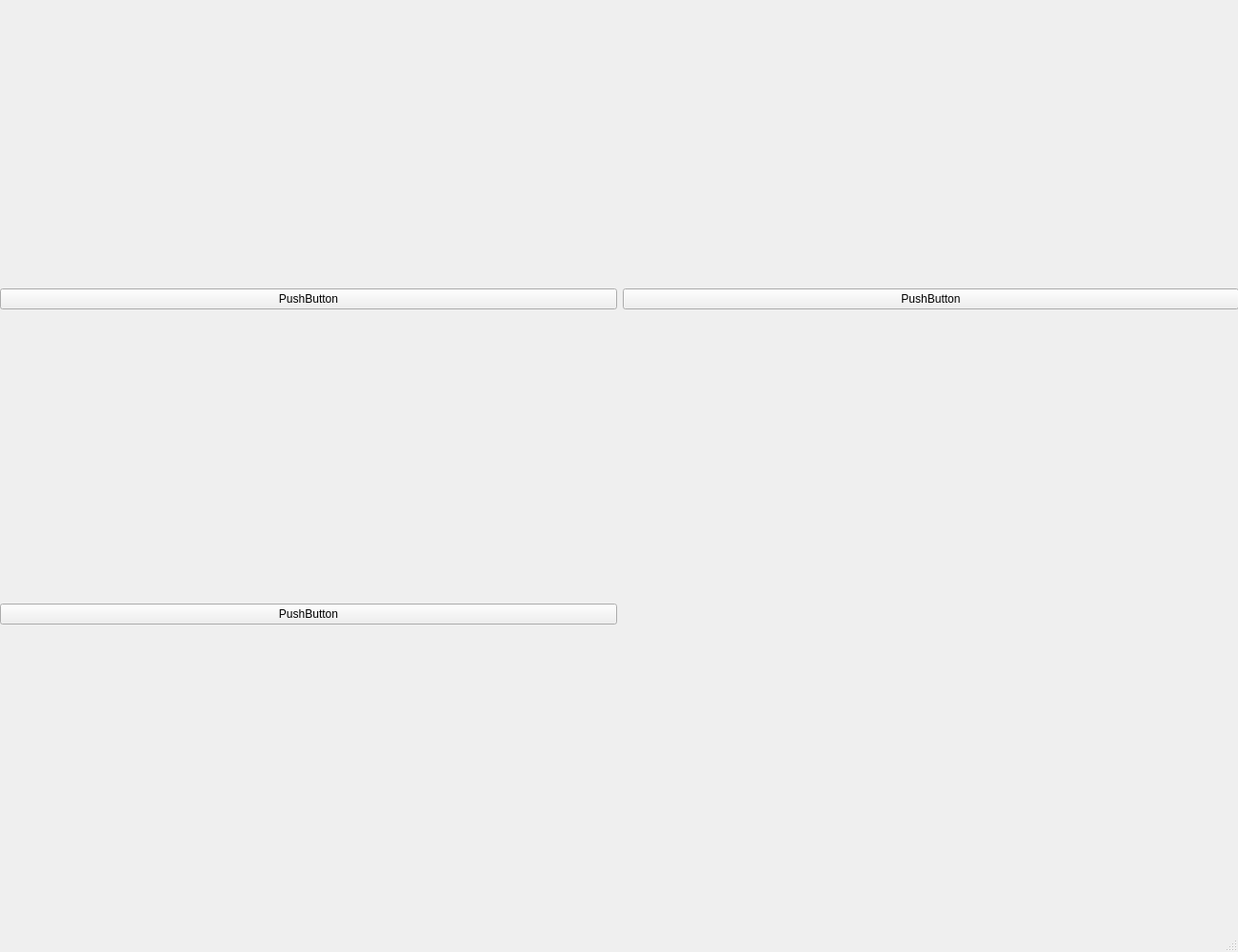
<?xml version="1.0" encoding="UTF-8"?>
<ui version="4.0">
 <class>MainWindow</class>
 <widget class="QMainWindow" name="MainWindow">
  <property name="geometry">
   <rect>
    <x>0</x>
    <y>0</y>
    <width>1300</width>
    <height>1000</height>
   </rect>
  </property>
  <property name="sizePolicy">
   <sizepolicy hsizetype="Fixed" vsizetype="Fixed">
    <horstretch>0</horstretch>
    <verstretch>0</verstretch>
   </sizepolicy>
  </property>
  <property name="windowTitle">
   <string>MainWindow</string>
  </property>
  <widget class="QWidget" name="centralwidget">
   <widget class="QWidget" name="gridLayoutWidget">
    <property name="geometry">
     <rect>
      <x>0</x>
      <y>0</y>
      <width>1301</width>
      <height>961</height>
     </rect>
    </property>
    <layout class="QGridLayout" name="gridLayout">
     <item row="0" column="1">
      <widget class="QPushButton" name="pushButton_3">
       <property name="text">
        <string>PushButton</string>
       </property>
      </widget>
     </item>
     <item row="1" column="0">
      <widget class="QPushButton" name="pushButton">
       <property name="text">
        <string>PushButton</string>
       </property>
      </widget>
     </item>
     <item row="0" column="0">
      <widget class="QPushButton" name="pushButton_2">
       <property name="text">
        <string>PushButton</string>
       </property>
      </widget>
     </item>
    </layout>
   </widget>
  </widget>
  <widget class="QMenuBar" name="menubar">
   <property name="geometry">
    <rect>
     <x>0</x>
     <y>0</y>
     <width>1300</width>
     <height>21</height>
    </rect>
   </property>
  </widget>
  <widget class="QStatusBar" name="statusbar"/>
 </widget>
 <resources/>
 <connections/>
</ui>
